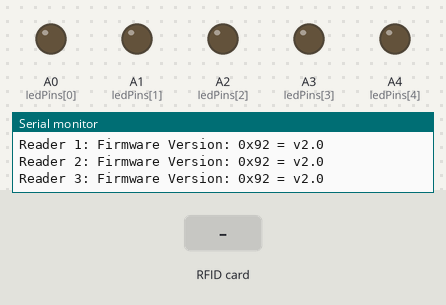
A sketch run on a simulated Arduino Uno, built with avr-gcc and run on an emulated ATmega328P. On the bench: output pins drawn as LEDs (lit = HIGH), the last lines printed to the serial monitor. The inputs (shaded band) are chosen by the test bench. Pins used as bus, display or sensor lines are not drawn.

Above: at 1.4 s.
1.5 s: RFID card D9 18 CA C2 held to the reader
At 1.77 s:
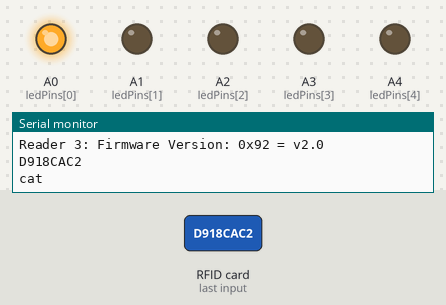
3.3 s: RFID card 5E 7A 19 C4 held to the reader
4.8 s: RFID card D9 18 CA C2 held to the reader
At 4.91 s:
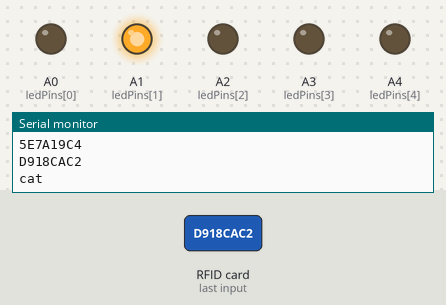
Timing chart, 0 to 7.8 s (numbered marks = the images above; inputs shaded):
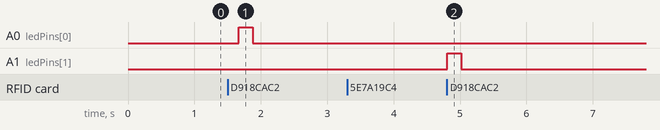

Measured:
- after the input at 1.5 s, A0 (ledPins[0]): LOW → HIGH after 0.17 s, → LOW 0.21 s later
- after the input at 4.8 s, A1 (ledPins[1]): LOW → HIGH at once, → LOW 0.21 s later

The sketch:

sketch_nov29a.ino
```cpp
/**
   --------------------------------------------------------------------------------------------------------------------
   MULTI-RFID : MFRC522
   Katt Lee & Jenna Brown
   CART360 Final Project : Echoes of the Land
   An RFID-Powered Interactive Soundscape of Pre-Colonial Montreal
   --------------------------------------------------------------------------------------------------------------------
   This is created referencing a MFRC522 library example; for further details and other examples see: https://github.com/miguelbalboa/rfid

   Pin layout used:
   -----------------------------------------------------------------------------------------
               MFRC522      Arduino       Arduino   Arduino    Arduino          Arduino
               Reader/PCD   Uno/101       Mega      Nano v3    Leonardo/Micro   Pro Micro
   Signal      Pin          Pin           Pin       Pin        Pin              Pin
   -----------------------------------------------------------------------------------------
   RST/Reset   RST          9             5         D9         RESET/ICSP-5     RST
   SPI MOSI    MOSI         11 / ICSP-4   51        D11        ICSP-4           16
   SPI MISO    MISO         12 / ICSP-1   50        D12        ICSP-1           14
   SPI SCK     SCK          13 / ICSP-3   52        D13        ICSP-3           15

*/

#include <SPI.h>
#include <MFRC522.h>

// PIN Numbers : RESET + SDAs
#define RST_PIN         9
#define SS_1_PIN        10
#define SS_2_PIN        8
#define SS_3_PIN        7
#define SS_4_PIN        6
#define SS_5_PIN        4
#define SS_6_PIN        2

byte ledPins[] = {A0, A1, A2, A3, A4};


#define NR_OF_READERS   4
//#define MFRC522_SPICLOCK SPI_CLOCK_DIV10	//If having problems, try different values here.
byte ssPins[] = {SS_1_PIN, SS_2_PIN, SS_3_PIN, SS_4_PIN}; //match reader count

// Create an MFRC522 instance :
MFRC522 mfrc522[NR_OF_READERS];

//values for PICC_WakeupA
byte bufferATQA[2];
byte bufferSize = sizeof(bufferATQA);

static String definedKeys[] = {"D918CAC2", "7CBBB30"};
static String keyValue[] = {"cat", "dog"};
byte currentKeys[] = {};
String reading = ""; // incoming UID

void setup() {
  //Initialization:

  Serial.begin(9600);           // Initialize serial communications with the PC
  while (!Serial);              // Do nothing if no serial port is opened (added for Arduinos based on ATMEGA32U4)

  SPI.begin();                  // Init SPI bus

  /* looking for MFRC522 readers */
  for (uint8_t reader = 0; reader < NR_OF_READERS; reader++) {
    mfrc522[reader].PCD_Init(ssPins[reader], RST_PIN);
    Serial.print(F("Reader "));
    Serial.print(reader);
    Serial.print(F(": "));
    mfrc522[reader].PCD_DumpVersionToSerial();
  }

  for(int i = 0; i < 5; i++){
    pinMode(ledPins[i], OUTPUT);
    digitalWrite(ledPins[i], LOW);
  }
}

void loop() {

   for (uint8_t reader = 0; reader < NR_OF_READERS; reader++) { //looping through each reader
if(mfrc522[reader].PICC_IsNewCardPresent() && mfrc522[reader].PICC_ReadCardSerial()){ // if a card is present..
    //Print UID info
       reading = ""; // cleared reading

      for (int i = 0; i < mfrc522[reader].uid.size; i++) {
        reading.concat(String(mfrc522[reader].uid.uidByte[i], HEX)); // concat'ing incoming data into single string
      }
      reading.toUpperCase();
      Serial.print(reading);
      for(int i = 0; i < sizeof(definedKeys); i++){
        if (reading == definedKeys[i])
        {
          Serial.println();
          Serial.print(keyValue[i]);
          digitalWrite(ledPins[reader], HIGH);
        }
  }

      // dump_byte_array(mfrc522[reader].uid.uidByte, mfrc522[reader].uid.size);
       Serial.println();
       mfrc522[reader].PICC_HaltA();

    }
    else if(mfrc522[reader].PICC_WakeupA(bufferATQA, bufferSize) && mfrc522[reader].PICC_ReadCardSerial()){ // if a card is present..
    //Print UID info
       reading = ""; // cleared reading

      for (int i = 0; i < mfrc522[reader].uid.size; i++) {
        reading.concat(String(mfrc522[reader].uid.uidByte[i], HEX)); // concat'ing incoming data into single string
      }
      reading.toUpperCase();
      Serial.print(reading);
      for(int i = 0; i < sizeof(definedKeys); i++){
        if (reading == definedKeys[i])
        {
          Serial.println();
          Serial.print(keyValue[i]);
          digitalWrite(ledPins[reader], HIGH);
        }
  }

      // dump_byte_array(mfrc522[reader].uid.uidByte, mfrc522[reader].uid.size);
       Serial.println();
       mfrc522[reader].PICC_HaltA();
    }else{
      digitalWrite(ledPins[reader], LOW);
    }
   }
  }


/**
   Helper routine to dump a byte array as hex values to Serial.
*/
void dump_byte_array(byte * buffer, byte bufferSize) {
  reading = ""; // cleared reading

  for (byte i = 0; i < bufferSize; i++) {
    reading.concat(String(buffer[i], HEX)); // concat'ing incoming data into single string
  }
  reading.toUpperCase();
  Serial.print(reading);
  verifyUID();
}

void verifyUID(){ // compares incoming reading to array of known UIDs
  for(byte i = 0; i < sizeof(definedKeys); i++){
    if (reading == definedKeys[i])
    {
      Serial.println();
     Serial.print(keyValue[i]);
    }
  }
}
```
